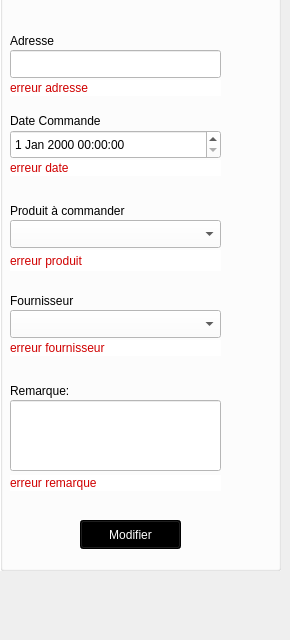
           <widget class="QWidget" name="tab_2">
            <attribute name="title">
             <string>Modifier</string>
            </attribute>
            <widget class="QGroupBox" name="groupBox_5">
             <property name="geometry">
              <rect>
               <x>0</x>
               <y>-60</y>
               <width>281</width>
               <height>631</height>
              </rect>
             </property>
             <property name="styleSheet">
              <string notr="true">background-color: rgb(255, 255, 255);
color: rgb(0, 0, 0);
font: 700 12pt &quot;Script MT Bold&quot;;</string>
             </property>
             <property name="title">
              <string>  Modifier Commande</string>
             </property>
             <widget class="QLabel" name="label_14">
              <property name="geometry">
               <rect>
                <x>10</x>
                <y>90</y>
                <width>111</width>
                <height>21</height>
               </rect>
              </property>
              <property name="styleSheet">
               <string notr="true">color: rgb(0, 0, 0);
font: 12pt &quot;Segoe UI&quot;;
background-color: transparent;</string>
              </property>
              <property name="text">
               <string>Adresse</string>
              </property>
             </widget>
             <widget class="QLineEdit" name="lineEdit_adresse_2">
              <property name="geometry">
               <rect>
                <x>10</x>
                <y>110</y>
                <width>211</width>
                <height>28</height>
               </rect>
              </property>
              <property name="text">
               <string/>
              </property>
             </widget>
             <widget class="QLabel" name="label_15">
              <property name="geometry">
               <rect>
                <x>10</x>
                <y>170</y>
                <width>151</width>
                <height>21</height>
               </rect>
              </property>
              <property name="styleSheet">
               <string notr="true">font: 12pt &quot;Segoe UI&quot;;


color: rgb(0, 0, 0);
background-color: transparent;
</string>
              </property>
              <property name="text">
               <string>Date Commande</string>
              </property>
             </widget>
             <widget class="QLabel" name="label_16">
              <property name="geometry">
               <rect>
                <x>10</x>
                <y>260</y>
                <width>181</width>
                <height>21</height>
               </rect>
              </property>
              <property name="styleSheet">
               <string notr="true">font: 12pt &quot;Segoe UI&quot;;


color: rgb(0, 0, 0);
background-color: transparent;</string>
              </property>
              <property name="text">
               <string>Produit à commander</string>
              </property>
             </widget>
             <widget class="QLabel" name="label_17">
              <property name="geometry">
               <rect>
                <x>10</x>
                <y>440</y>
                <width>131</width>
                <height>21</height>
               </rect>
              </property>
              <property name="styleSheet">
               <string notr="true">color: rgb(0, 0, 0);
background-color: transparent;
font: 12pt &quot;Segoe UI&quot;;

</string>
              </property>
              <property name="text">
               <string>Remarque:</string>
              </property>
             </widget>
             <widget class="QLineEdit" name="lineEdit_remarque_2">
              <property name="geometry">
               <rect>
                <x>10</x>
                <y>460</y>
                <width>211</width>
                <height>71</height>
               </rect>
              </property>
             </widget>
             <widget class="QPushButton" name="pushButton_validerModifier">
              <property name="geometry">
               <rect>
                <x>80</x>
                <y>580</y>
                <width>101</width>
                <height>29</height>
               </rect>
              </property>
              <property name="styleSheet">
               <string notr="true">color: rgb(255, 255, 255);
background-color: rgb(0, 0, 0);</string>
              </property>
              <property name="text">
               <string>Modifier</string>
              </property>
             </widget>
             <widget class="QDateTimeEdit" name="dateTimeEdit_2">
              <property name="geometry">
               <rect>
                <x>10</x>
                <y>190</y>
                <width>211</width>
                <height>29</height>
               </rect>
              </property>
              <property name="styleSheet">
               <string notr="true">font: 9pt &quot;Segoe UI&quot;;</string>
              </property>
             </widget>
             <widget class="QComboBox" name="comboBox_produit_2">
              <property name="geometry">
               <rect>
                <x>10</x>
                <y>280</y>
                <width>211</width>
                <height>28</height>
               </rect>
              </property>
              <property name="styleSheet">
               <string notr="true">font: 11pt &quot;Segoe UI&quot;;</string>
              </property>
              <item>
               <property name="text">
                <string/>
               </property>
              </item>
             </widget>
             <widget class="QPushButton" name="pushButton_recherche_produit_2">
              <property name="geometry">
               <rect>
                <x>200</x>
                <y>1890</y>
                <width>71</width>
                <height>29</height>
               </rect>
              </property>
              <property name="styleSheet">
               <string notr="true">color: rgb(255, 255, 255);
background-color: rgb(0, 0, 0);</string>
              </property>
              <property name="text">
               <string>Recherche</string>
              </property>
             </widget>
             <widget class="QPushButton" name="pushButton_recherche_fourni_2">
              <property name="geometry">
               <rect>
                <x>200</x>
                <y>1970</y>
                <width>71</width>
                <height>29</height>
               </rect>
              </property>
              <property name="styleSheet">
               <string notr="true">color: rgb(255, 255, 255);
background-color: rgb(0, 0, 0);</string>
              </property>
              <property name="text">
               <string>Recherche</string>
              </property>
             </widget>
             <widget class="QComboBox" name="comboBox_Fournisseur_2">
              <property name="geometry">
               <rect>
                <x>10</x>
                <y>370</y>
                <width>211</width>
                <height>28</height>
               </rect>
              </property>
              <property name="styleSheet">
               <string notr="true">font: 11pt &quot;Segoe UI&quot;;</string>
              </property>
              <item>
               <property name="text">
                <string/>
               </property>
              </item>
             </widget>
             <widget class="QLabel" name="label_18">
              <property name="geometry">
               <rect>
                <x>10</x>
                <y>350</y>
                <width>111</width>
                <height>21</height>
               </rect>
              </property>
              <property name="styleSheet">
               <string notr="true">font: 12pt &quot;Segoe UI&quot;;


color: rgb(0, 0, 0);
background-color: transparent;</string>
              </property>
              <property name="text">
               <string>Fournisseur</string>
              </property>
             </widget>
             <widget class="QLabel" name="Error_adresse_2">
              <property name="geometry">
               <rect>
                <x>10</x>
                <y>140</y>
                <width>211</width>
                <height>16</height>
               </rect>
              </property>
              <property name="styleSheet">
               <string notr="true">color: rgb(208, 0, 0);</string>
              </property>
              <property name="text">
               <string>erreur adresse</string>
              </property>
             </widget>
             <widget class="QLabel" name="errorDate_2">
              <property name="geometry">
               <rect>
                <x>10</x>
                <y>220</y>
                <width>211</width>
                <height>16</height>
               </rect>
              </property>
              <property name="styleSheet">
               <string notr="true">color: rgb(208, 0, 0);</string>
              </property>
              <property name="text">
               <string>erreur date</string>
              </property>
             </widget>
             <widget class="QLabel" name="Error_produit_2">
              <property name="geometry">
               <rect>
                <x>10</x>
                <y>310</y>
                <width>211</width>
                <height>21</height>
               </rect>
              </property>
              <property name="styleSheet">
               <string notr="true">color: rgb(208, 0, 0);</string>
              </property>
              <property name="text">
               <string>erreur produit</string>
              </property>
             </widget>
             <widget class="QLabel" name="Error_fournisseur_2">
              <property name="geometry">
               <rect>
                <x>10</x>
                <y>400</y>
                <width>211</width>
                <height>16</height>
               </rect>
              </property>
              <property name="styleSheet">
               <string notr="true">color: rgb(208, 0, 0);</string>
              </property>
              <property name="text">
               <string>erreur fournisseur</string>
              </property>
             </widget>
             <widget class="QLabel" name="Error_remarque_2">
              <property name="geometry">
               <rect>
                <x>10</x>
                <y>535</y>
                <width>211</width>
                <height>16</height>
               </rect>
              </property>
              <property name="styleSheet">
               <string notr="true">color: rgb(208, 0, 0);</string>
              </property>
              <property name="text">
               <string>erreur remarque</string>
              </property>
             </widget>
             <widget class="QLabel" name="label_19">
              <property name="geometry">
               <rect>
                <x>10</x>
                <y>30</y>
                <width>131</width>
                <height>31</height>
               </rect>
              </property>
              <property name="styleSheet">
               <string notr="true">color: rgb(0, 0, 0);
font: 12pt &quot;Segoe UI&quot;;
background-color: transparent;</string>
              </property>
              <property name="text">
               <string>Code Commande:</string>
              </property>
             </widget>
             <widget class="QLineEdit" name="lineEdit_codecommande">
              <property name="geometry">
               <rect>
                <x>150</x>
                <y>30</y>
                <width>111</width>
                <height>28</height>
               </rect>
              </property>
              <property name="text">
               <string/>
              </property>
              <property name="readOnly">
               <bool>true</bool>
              </property>
             </widget>
            </widget>
           </widget>
